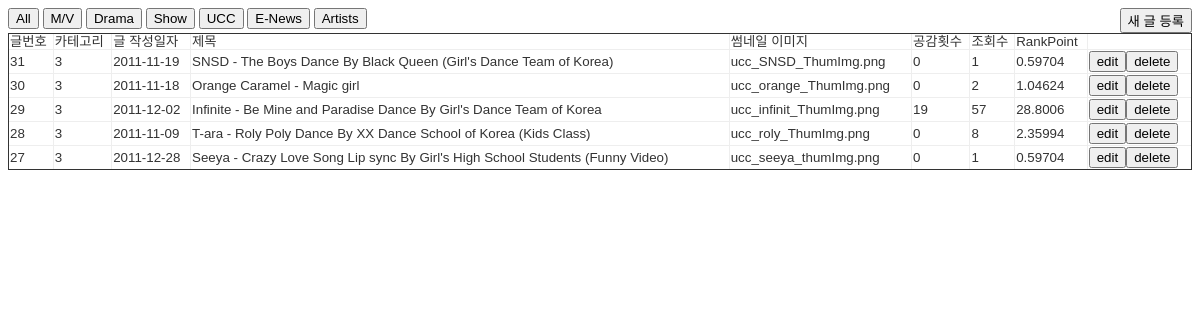
The app's page /admin/index.php?m=3, older data.
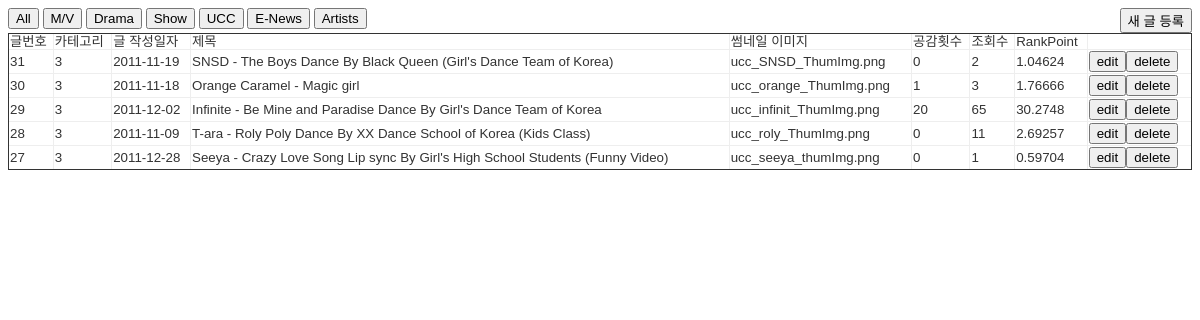
The same page, newer data.
### tables this page shows
CREATE TABLE `contents` (
  `id` int(11) NOT NULL AUTO_INCREMENT,
  `category` int(11) NOT NULL DEFAULT '0',
  `title` varchar(200) NOT NULL,
  `date` date NOT NULL,
  `thumb_img` varchar(100) NOT NULL,
  `vod_src` text,
  `empathy` int(11) NOT NULL DEFAULT '0',
  `viewcount` int(11) NOT NULL DEFAULT '0',
  `rankpoint` float NOT NULL DEFAULT '0',
  `description` text NOT NULL,
  PRIMARY KEY (`id`)
);

### admin/index.php (the view, shortened to what this page needs)
<!DOCTYPE HTML>
<?php
$category = $_GET['m'];
?>
<html lang="en">
<head>
</head>
<body>
	<div style="width: 100%;">
		<div>
			<div style="float: left;">
				<a href="./index.php?m=6"><button>All</button></a>
				<a href="./index.php?m=0"><button>M/V</button></a>
				<a href="./index.php?m=1"><button>Drama</button></a>
				<a href="./index.php?m=2"><button>Show</button></a>
				<a href="./index.php?m=3"><button>UCC</button></a>
				<a href="./index.php?m=4"><button>E-News</button></a>
				<a href="./index.php?m=5"><button>Artists</button></a>
			</div>
			<div style="float: right;">
				<a href="./register.php"><button>새 글 등록</button></a>
			</div>
		</div>
		<div>
			<table border="1">
				<thead>
					<td>글번호</td>
					<td>카테고리</td>
					<td>글 작성일자</td>
					<td>제목</td>
					<td>썸네일 이미지</td>
					<td>공감횟수</td>
					<td>조회수</td>
					<td>RankPoint</td>
					<td>&nbsp;</td>
				</thead>
				<tbody>
					<?php
						if ($category == NULL || $category == 6)
							$query = "SELECT * FROM contents ORDER BY rankpoint desc";
						else
							$query = "SELECT * FROM contents WHERE category = " . $category . " ORDER BY id desc";
						$result = mysql_query($query);
						while($row = mysql_fetch_assoc($result))
						{
							echo "<tr>";
							echo "<td>".$row['id']."</td>";
							echo "<td>".$row['category']."</td>";
							echo "<td>".$row['date']."</td>";
							echo "<td>".$row['title']."</td>";
							echo "<td>".$row['thumb_img']."</td>";
							echo "<td>".$row['empathy']."</td>";
							echo "<td>".$row['viewcount']."</td>";
							echo "<td>".$row['rankpoint']."</td>";
							echo "<td><a href=\"./edit.php?id=".$row['id']."\"><button>edit</button></a><a href=\"./delete.php?id=".$row['id']."\"><button>delete</button></a></td>";
							echo "</tr>";
						}
					?>
				</tbody>
			</table>
		</div>
	</div>
</body>
</html>

Row changes from the older to the newer data that the page shows:
changed contents "SNSD - The Boys Dance By Black Queen (Girl's Dance Team of Korea)": viewcount "1" → "2"; rankpoint "0.59704" → "1.04624"
changed contents "Orange Caramel - Magic girl": empathy "0" → "1"; viewcount "2" → "3"; rankpoint "1.04624" → "1.76666"
changed contents "Infinite - Be Mine and Paradise Dance By Girl's Dance Team of Korea": empathy "19" → "20"; viewcount "57" → "65"; rankpoint "28.8006" → "30.2748"
changed contents "T-ara - Roly Poly Dance By XX Dance School of Korea (Kids Class)": viewcount "8" → "11"; rankpoint "2.35994" → "2.69257"
